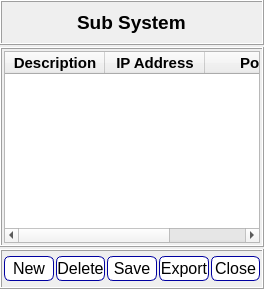
             <widget class="QWidget" name="SW_SubSystem">
              <layout class="QVBoxLayout" name="verticalLayout_9">
               <property name="spacing">
                <number>2</number>
               </property>
               <property name="leftMargin">
                <number>0</number>
               </property>
               <property name="topMargin">
                <number>0</number>
               </property>
               <property name="rightMargin">
                <number>0</number>
               </property>
               <property name="bottomMargin">
                <number>0</number>
               </property>
               <item>
                <widget class="QFrame" name="frame_8">
                 <property name="minimumSize">
                  <size>
                   <width>0</width>
                   <height>40</height>
                  </size>
                 </property>
                 <property name="frameShape">
                  <enum>QFrame::Box</enum>
                 </property>
                 <property name="frameShadow">
                  <enum>QFrame::Raised</enum>
                 </property>
                 <layout class="QVBoxLayout" name="verticalLayout_8">
                  <item alignment="Qt::AlignHCenter">
                   <widget class="QLabel" name="label_2">
                    <property name="font">
                     <font>
                      <family>Arial</family>
                      <pointsize>14</pointsize>
                      <weight>75</weight>
                      <bold>true</bold>
                     </font>
                    </property>
                    <property name="text">
                     <string>Sub System</string>
                    </property>
                   </widget>
                  </item>
                 </layout>
                </widget>
               </item>
               <item>
                <widget class="QFrame" name="frame_7">
                 <property name="sizePolicy">
                  <sizepolicy hsizetype="Preferred" vsizetype="Expanding">
                   <horstretch>0</horstretch>
                   <verstretch>0</verstretch>
                  </sizepolicy>
                 </property>
                 <property name="frameShape">
                  <enum>QFrame::Box</enum>
                 </property>
                 <property name="frameShadow">
                  <enum>QFrame::Raised</enum>
                 </property>
                 <layout class="QVBoxLayout" name="verticalLayout_7">
                  <property name="leftMargin">
                   <number>2</number>
                  </property>
                  <property name="topMargin">
                   <number>2</number>
                  </property>
                  <property name="rightMargin">
                   <number>2</number>
                  </property>
                  <property name="bottomMargin">
                   <number>2</number>
                  </property>
                  <item>
                   <widget class="QTableWidget" name="tableWidget_2">
                    <column>
                     <property name="text">
                      <string>Description</string>
                     </property>
                     <property name="font">
                      <font>
                       <family>Arial</family>
                       <pointsize>11</pointsize>
                       <weight>75</weight>
                       <bold>true</bold>
                      </font>
                     </property>
                    </column>
                    <column>
                     <property name="text">
                      <string>IP Address</string>
                     </property>
                     <property name="font">
                      <font>
                       <family>Arial</family>
                       <pointsize>11</pointsize>
                       <weight>75</weight>
                       <bold>true</bold>
                      </font>
                     </property>
                    </column>
                    <column>
                     <property name="text">
                      <string>Port</string>
                     </property>
                     <property name="font">
                      <font>
                       <family>Arial</family>
                       <pointsize>11</pointsize>
                       <weight>75</weight>
                       <bold>true</bold>
                      </font>
                     </property>
                    </column>
                   </widget>
                  </item>
                 </layout>
                </widget>
               </item>
               <item>
                <widget class="QFrame" name="frame_9">
                 <property name="sizePolicy">
                  <sizepolicy hsizetype="Preferred" vsizetype="Preferred">
                   <horstretch>0</horstretch>
                   <verstretch>0</verstretch>
                  </sizepolicy>
                 </property>
                 <property name="minimumSize">
                  <size>
                   <width>0</width>
                   <height>40</height>
                  </size>
                 </property>
                 <property name="frameShape">
                  <enum>QFrame::Box</enum>
                 </property>
                 <property name="frameShadow">
                  <enum>QFrame::Raised</enum>
                 </property>
                 <layout class="QHBoxLayout" name="horizontalLayout_3">
                  <property name="spacing">
                   <number>2</number>
                  </property>
                  <property name="leftMargin">
                   <number>2</number>
                  </property>
                  <property name="topMargin">
                   <number>2</number>
                  </property>
                  <property name="rightMargin">
                   <number>2</number>
                  </property>
                  <property name="bottomMargin">
                   <number>2</number>
                  </property>
                  <item>
                   <widget class="QPushButton" name="PB_New">
                    <property name="minimumSize">
                     <size>
                      <width>0</width>
                      <height>25</height>
                     </size>
                    </property>
                    <property name="font">
                     <font>
                      <family>Arial</family>
                      <pointsize>12</pointsize>
                     </font>
                    </property>
                    <property name="styleSheet">
                     <string notr="true">QPushButton
					{
                       border: 1px solid rgb(0,0,160);	
					 border-radius : 6px;
	background-color: rgb(255, 255, 255);
						
					}
 					 QPushButton:hover{
			
                 	background-color:  rgb(246, 255, 187);
	                                  
}

QPushButton:pressed{
  background-color :rgb(246, 255, 187);
}
</string>
                    </property>
                    <property name="text">
                     <string>New</string>
                    </property>
                   </widget>
                  </item>
                  <item>
                   <widget class="QPushButton" name="PB_Delete">
                    <property name="minimumSize">
                     <size>
                      <width>0</width>
                      <height>25</height>
                     </size>
                    </property>
                    <property name="font">
                     <font>
                      <family>Arial</family>
                      <pointsize>12</pointsize>
                     </font>
                    </property>
                    <property name="styleSheet">
                     <string notr="true">QPushButton
					{
                       border: 1px solid rgb(0,0,160);	
					 border-radius : 6px;
	background-color: rgb(255, 255, 255);
						
					}
 					 QPushButton:hover{
			
                 	background-color:  rgb(246, 255, 187);
	                                  
}

QPushButton:pressed{
  background-color :rgb(246, 255, 187);
}
</string>
                    </property>
                    <property name="text">
                     <string>Delete</string>
                    </property>
                   </widget>
                  </item>
                  <item>
                   <widget class="QPushButton" name="PB_Save_2">
                    <property name="minimumSize">
                     <size>
                      <width>0</width>
                      <height>25</height>
                     </size>
                    </property>
                    <property name="font">
                     <font>
                      <family>Arial</family>
                      <pointsize>12</pointsize>
                     </font>
                    </property>
                    <property name="styleSheet">
                     <string notr="true">QPushButton
					{
                       border: 1px solid rgb(0,0,160);	
					 border-radius : 6px;
	background-color: rgb(255, 255, 255);
						
					}
 					 QPushButton:hover{
			
                 	background-color:  rgb(246, 255, 187);
	                                  
}

QPushButton:pressed{
  background-color :rgb(246, 255, 187);
}
</string>
                    </property>
                    <property name="text">
                     <string>Save</string>
                    </property>
                   </widget>
                  </item>
                  <item>
                   <widget class="QPushButton" name="PB_Export">
                    <property name="minimumSize">
                     <size>
                      <width>0</width>
                      <height>25</height>
                     </size>
                    </property>
                    <property name="font">
                     <font>
                      <family>Arial</family>
                      <pointsize>12</pointsize>
                     </font>
                    </property>
                    <property name="styleSheet">
                     <string notr="true">QPushButton
					{
                       border: 1px solid rgb(0,0,160);	
					 border-radius : 6px;
	background-color: rgb(255, 255, 255);
						
					}
 					 QPushButton:hover{
			
                 	background-color:  rgb(246, 255, 187);
	                                  
}

QPushButton:pressed{
  background-color :rgb(246, 255, 187);
}
</string>
                    </property>
                    <property name="text">
                     <string>Export</string>
                    </property>
                   </widget>
                  </item>
                  <item>
                   <widget class="QPushButton" name="PB_Close">
                    <property name="minimumSize">
                     <size>
                      <width>0</width>
                      <height>25</height>
                     </size>
                    </property>
                    <property name="font">
                     <font>
                      <family>Arial</family>
                      <pointsize>12</pointsize>
                     </font>
                    </property>
                    <property name="styleSheet">
                     <string notr="true">QPushButton
					{
                       border: 1px solid rgb(0,0,160);	
					 border-radius : 6px;
	background-color: rgb(255, 255, 255);
						
					}
 					 QPushButton:hover{
			
                 	background-color:  rgb(246, 255, 187);
	                                  
}

QPushButton:pressed{
  background-color :rgb(246, 255, 187);
}
</string>
                    </property>
                    <property name="text">
                     <string>Close</string>
                    </property>
                   </widget>
                  </item>
                 </layout>
                </widget>
               </item>
              </layout>
             </widget>
